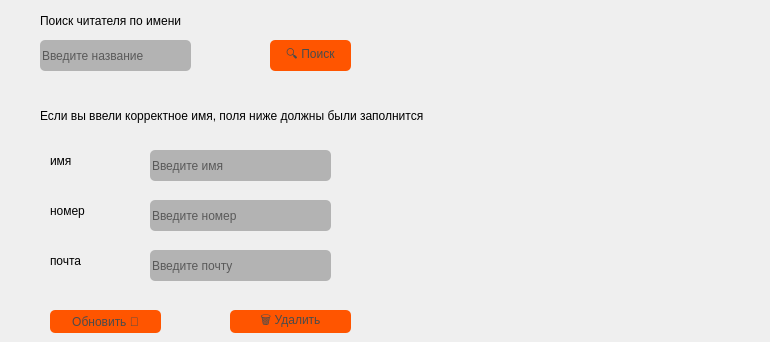
      <widget class="QWidget" name="tab_8">
       <attribute name="title">
        <string>Редакт или удаление</string>
       </attribute>
       <widget class="QLineEdit" name="ledit_search_client">
        <property name="geometry">
         <rect>
          <x>40</x>
          <y>40</y>
          <width>151</width>
          <height>31</height>
         </rect>
        </property>
        <property name="styleSheet">
         <string notr="true">alternate-background-color: rgb(85, 170, 255);
background-color: rgb(179, 179, 179);
border-radius: 5px;</string>
        </property>
        <property name="placeholderText">
         <string>Введите название</string>
        </property>
       </widget>
       <widget class="QLineEdit" name="ledit_update_name_c">
        <property name="geometry">
         <rect>
          <x>150</x>
          <y>150</y>
          <width>181</width>
          <height>31</height>
         </rect>
        </property>
        <property name="styleSheet">
         <string notr="true">alternate-background-color: rgb(85, 170, 255);
background-color: rgb(179, 179, 179);
border-radius: 5px;</string>
        </property>
        <property name="placeholderText">
         <string>Введите имя</string>
        </property>
       </widget>
       <widget class="QLabel" name="lbl_search_client_2">
        <property name="geometry">
         <rect>
          <x>40</x>
          <y>10</y>
          <width>371</width>
          <height>21</height>
         </rect>
        </property>
        <property name="styleSheet">
         <string notr="true">font: 14pt &quot;Segoe UI&quot;;</string>
        </property>
        <property name="text">
         <string>Поиск читателя по имени</string>
        </property>
       </widget>
       <widget class="QPushButton" name="btn_search_client">
        <property name="geometry">
         <rect>
          <x>270</x>
          <y>40</y>
          <width>81</width>
          <height>31</height>
         </rect>
        </property>
        <property name="styleSheet">
         <string notr="true">background-color: rgb(255, 85, 0);
color: rgb(75, 75, 75);
font: 9pt &quot;Segoe UI&quot;;
border-radius: 5px;</string>
        </property>
        <property name="text">
         <string>🔍 Поиск</string>
        </property>
       </widget>
       <widget class="QLabel" name="lnl_inf_2">
        <property name="geometry">
         <rect>
          <x>40</x>
          <y>100</y>
          <width>721</width>
          <height>31</height>
         </rect>
        </property>
        <property name="styleSheet">
         <string notr="true">font: 14pt &quot;Segoe UI&quot;;</string>
        </property>
        <property name="text">
         <string>Если вы ввели корректное имя, поля ниже должны были заполнится</string>
        </property>
       </widget>
       <widget class="QLineEdit" name="ledit_update_num_c">
        <property name="geometry">
         <rect>
          <x>150</x>
          <y>200</y>
          <width>181</width>
          <height>31</height>
         </rect>
        </property>
        <property name="styleSheet">
         <string notr="true">alternate-background-color: rgb(85, 170, 255);
background-color: rgb(179, 179, 179);
border-radius: 5px;</string>
        </property>
        <property name="placeholderText">
         <string>Введите номер</string>
        </property>
       </widget>
       <widget class="QLineEdit" name="ledit_update_mail_c">
        <property name="geometry">
         <rect>
          <x>150</x>
          <y>250</y>
          <width>181</width>
          <height>31</height>
         </rect>
        </property>
        <property name="styleSheet">
         <string notr="true">alternate-background-color: rgb(85, 170, 255);
background-color: rgb(179, 179, 179);
border-radius: 5px;</string>
        </property>
        <property name="placeholderText">
         <string>Введите почту</string>
        </property>
       </widget>
       <widget class="QLabel" name="lbl_update_name_c">
        <property name="geometry">
         <rect>
          <x>50</x>
          <y>150</y>
          <width>71</width>
          <height>21</height>
         </rect>
        </property>
        <property name="styleSheet">
         <string notr="true">font: 9pt &quot;Segoe UI&quot;;</string>
        </property>
        <property name="text">
         <string>имя</string>
        </property>
       </widget>
       <widget class="QLabel" name="lbl_update_num_c">
        <property name="geometry">
         <rect>
          <x>50</x>
          <y>200</y>
          <width>71</width>
          <height>21</height>
         </rect>
        </property>
        <property name="styleSheet">
         <string notr="true">font: 9pt &quot;MS Shell Dlg 2&quot;;
font: 8pt &quot;Segoe UI&quot;;</string>
        </property>
        <property name="text">
         <string>номер</string>
        </property>
       </widget>
       <widget class="QLabel" name="lbl_update_mail_c">
        <property name="geometry">
         <rect>
          <x>50</x>
          <y>250</y>
          <width>71</width>
          <height>21</height>
         </rect>
        </property>
        <property name="styleSheet">
         <string notr="true">font: 9pt &quot;Segoe UI&quot;;</string>
        </property>
        <property name="text">
         <string>почта</string>
        </property>
       </widget>
       <widget class="QPushButton" name="btn_update_client">
        <property name="geometry">
         <rect>
          <x>50</x>
          <y>310</y>
          <width>111</width>
          <height>23</height>
         </rect>
        </property>
        <property name="styleSheet">
         <string notr="true">background-color: rgb(255, 85, 0);
color: rgb(75, 75, 75);
font: 10pt &quot;Segoe UI&quot;;
border-radius: 5px;</string>
        </property>
        <property name="text">
         <string>Обновить 🔄</string>
        </property>
       </widget>
       <widget class="QPushButton" name="btn_del_client">
        <property name="geometry">
         <rect>
          <x>230</x>
          <y>310</y>
          <width>121</width>
          <height>23</height>
         </rect>
        </property>
        <property name="styleSheet">
         <string notr="true">background-color: rgb(255, 85, 0);
color: rgb(75, 75, 75);
font: 10pt &quot;Segoe UI&quot;;
border-radius: 5px;</string>
        </property>
        <property name="text">
         <string>🗑️ Удалить</string>
        </property>
       </widget>
      </widget>
